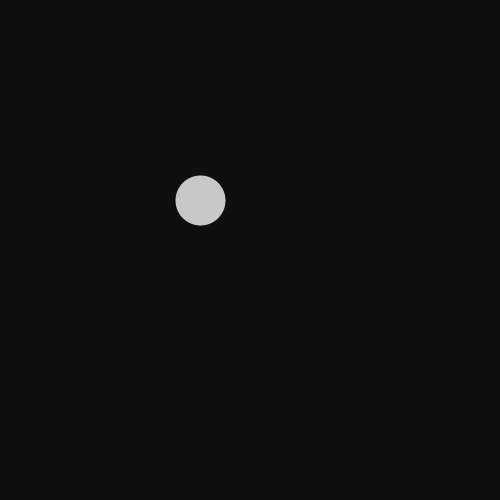
Frame 1 (no input)
Frame 60 (the mouse pressed at the canvas centre just before this capture): identical to frame 1, image omitted
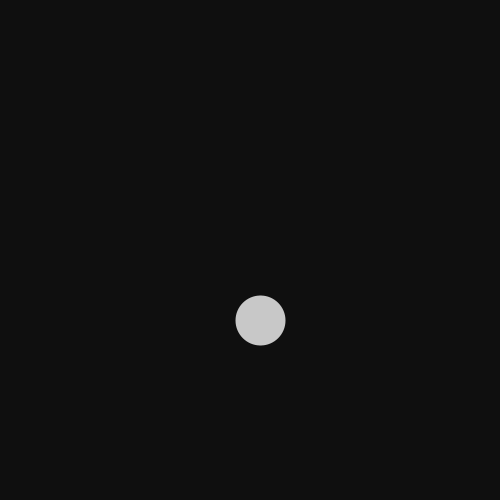
Frame 120 (the mouse held since frame 60 and released just before this capture)

The Processing sketch that drew these frames (run headless with seeded random() and noise(); from frame 60 on, the mouse is pressed at the canvas centre):

// Processing sketch: LethalLeagueClone
// ── LethalLeagueClone.pde
float deltaTime = 0.0f;
float currTime = 0.0f;
float prevTime = 0.0f;

Ball mainBall;


boolean isRunning = false;

class Ball
{
  PVector position;
  PVector velocity;

  Ball(PVector pos, PVector vel)
  {
    position = pos;
    velocity = vel;

    updateBall();
  }

  void drawBall()
  {
    point(position.x, position.y);
  }

  void updateBall()
  {
    drawBall();
    position.add(velocity);
  }
}

void mousePressed()
{
   isRunning = !isRunning; 
}
  

void setup()
{
  isRunning = false;
  size(500, 500);
  background(15);

  stroke(200);
  strokeWeight(50);

  PVector startPos = new PVector(200, 200);
  PVector startVel = new PVector(1, 2);

  mainBall = new Ball(startPos, startVel);
}

void draw()
{
  if(!isRunning)
  {
    return;
  }
  
  background(15);
  currTime = millis();
  deltaTime = (currTime - prevTime) * 0.0001f;

  mainBall.updateBall();

  prevTime = currTime;

  delay(1);
}
